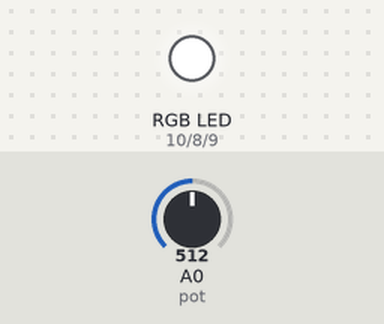
Simulated run of this sketch. Board: Arduino Uno, built with avr-gcc and run on an emulated ATmega328P. Shown: an RGB LED mixed from three pins (HIGH = lit). The inputs (shaded band) are chosen by the test bench; at power-on: A0 (pot) = 512. Dim RGB values are drawn brighter than linear; random numbers use the default seed unless the sketch sets one.

Above: at 1.2 s.
1.3 s: A0 (pot) set to 122
At 2.3 s:
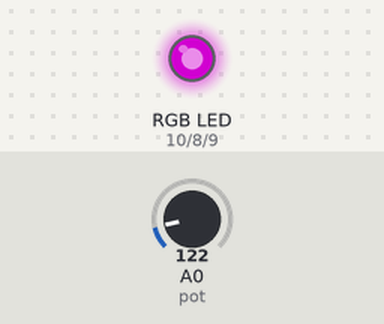
2.8 s: A0 (pot) set to 0
At 3.4 s:
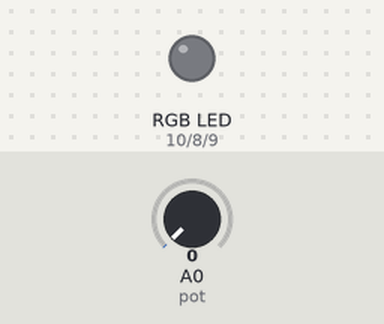
4.3 s: A0 (pot) set to 306
At 5.7 s:
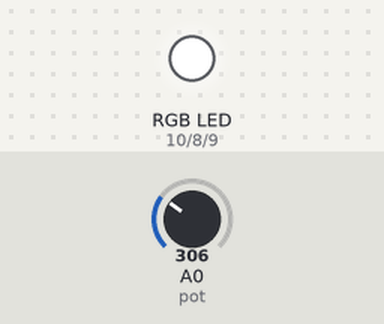
Timing chart, 0 to 7.3 s (numbered marks = the images above; inputs shaded):
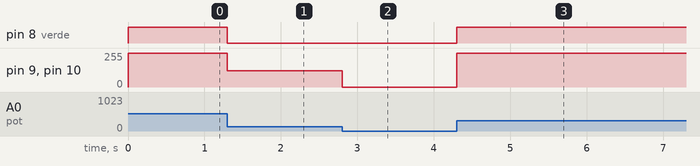

Measured:
- after the input at 1.3 s, pin 8 (verde): HIGH → LOW at once; pin 9 (azul), pin 10 (rojo): 255/255 → 122/255 at once
- after the input at 2.8 s, pin 9 (azul), pin 10 (rojo): 122/255 → 0/255 at once
- after the input at 4.3 s, pin 8 (verde): LOW → HIGH at once; pin 9 (azul), pin 10 (rojo): 0/255 → 255/255 at once

The sketch:

Ej5.ino
```cpp
#define verde 8
#define azul 9
#define rojo 10
#define pot A0

void setup()
{
  Serial.begin(9600);
  pinMode(azul, OUTPUT);
  pinMode(verde, OUTPUT);
  pinMode(rojo, OUTPUT);
}

void loop()
{
  int numero = random(0,3);
  int valor = analogRead(pot);
  cambiar_color(valor, numero);
}

void cambiar_color(int valor, int numero){
  switch(numero){
  	case 0: //rojo
    	analogWrite(rojo, valor);
    	break;
    case 1: //verde
        analogWrite(verde, valor);
    	break;
    case 2: //azul
        analogWrite(azul, valor);
    	break;
  }
}
```
